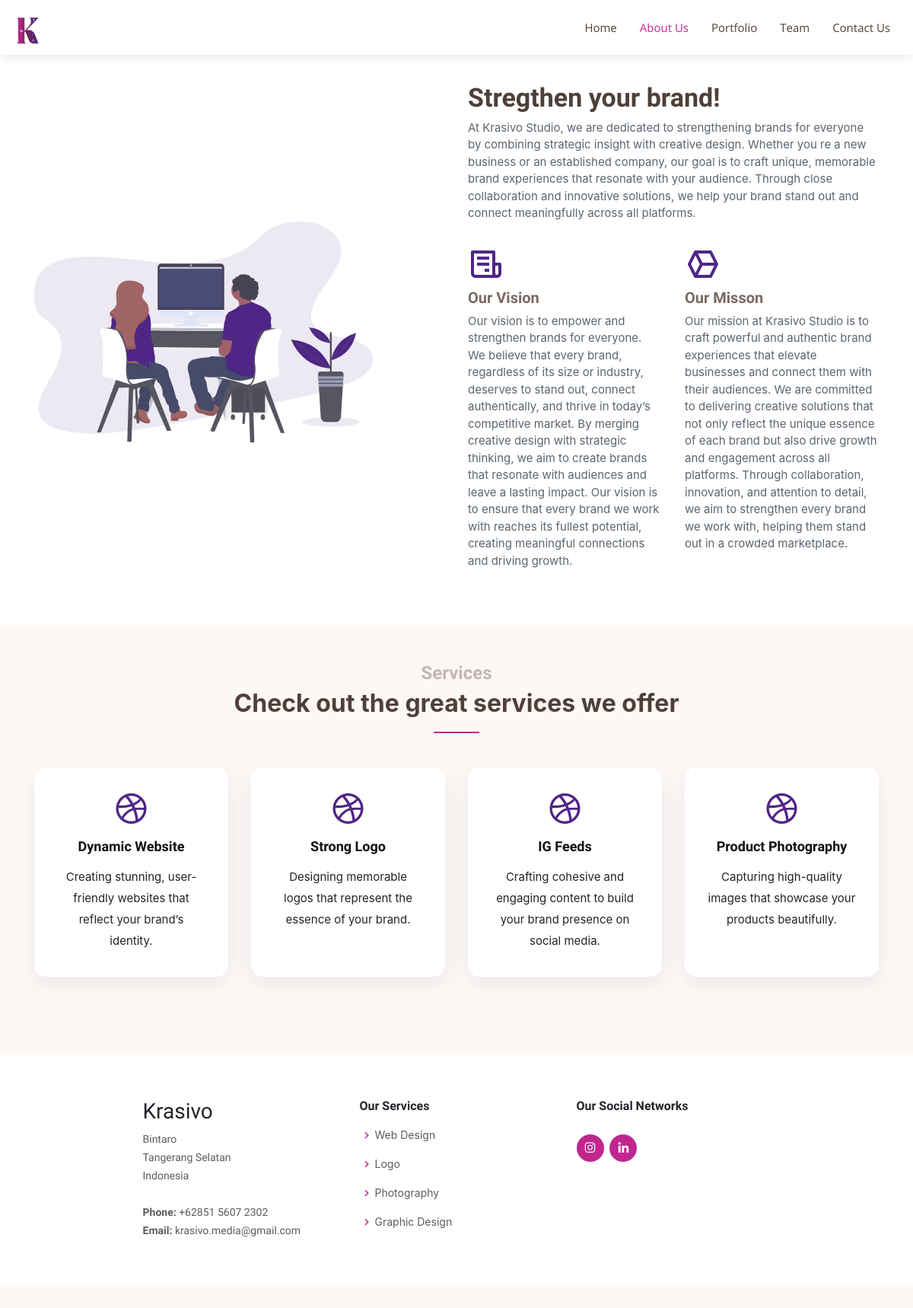
Page /about.php on the committed database.
### tables this page shows
CREATE TABLE IF NOT EXISTS `about` (
  `image` varchar(50) DEFAULT NULL,
  `headline` char(100) DEFAULT NULL,
  `desc` longtext
);

CREATE TABLE IF NOT EXISTS `aboutdesc` (
  `icon` varchar(50) DEFAULT NULL,
  `head` varchar(50) DEFAULT NULL,
  `desc` longtext
);

CREATE TABLE IF NOT EXISTS `services` (
  `icon` varchar(50) DEFAULT NULL,
  `head` varchar(100) DEFAULT NULL,
  `desc` longtext
);

### about.php (the view, shortened to what this page needs)
<?php
include "conn.php";
?>
<!DOCTYPE html>
<html lang="en">
<?php
include "head.php";
?>
<body>
    <?php include 'navbar.php'; ?>
    <?php
        $strSQL = "SELECT * FROM about";
        $strSQL2 = "SELECT * FROM aboutdesc";
        $strSQL3 = "SELECT * FROM services";
        $execStrSQL = mysqli_query($conn, $strSQL);
        $execStrSQL2 = mysqli_query($conn, $strSQL2);
        $execStrSQL3 = mysqli_query($conn, $strSQL3);
        $about = mysqli_fetch_assoc($execStrSQL);
    ?>
    <section id="about" class="about">
        <div class="container mt-5">
          <div class="row justify-content-between">
            <div class="col-lg-5 d-flex align-items-center justify-content-center about-img">
              <img src="<?= $about["image"] ?>" class="img-fluid" alt="" data-aos="zoom-in">
            </div>
            <div class="col-lg-6 pt-5 pt-lg-0">
              <h3 data-aos="fade-up"><?= $about["headline"] ?></h3>
              <p data-aos="fade-up" data-aos-delay="100">
              <?= $about["desc"] ?>
              </p>
              <div class="row">
              <?php  while($aboutdesc = mysqli_fetch_assoc($execStrSQL2)){?>
                <div class="col-md-6" data-aos="fade-up" data-aos-delay="100">
                  <i class="<?= $aboutdesc["icon"]?>"></i>
                  <h4><?= $aboutdesc["head"]?></h4>
                  <p><?= $aboutdesc["desc"]?></p>
                </div>
                <?php }?>
              </div>
            </div>
          </div>
        </div>
      </section>
            <section id="services" class="services section-bg">
                <div class="container">
                  <div class="section-title" data-aos="fade-up">
                    <h2>Services</h2>
                    <p>Check out the great services we offer</p>
                  </div>
                  <div class="row justify-content-center">
                    <?php while($services = mysqli_fetch_assoc($execStrSQL3)){?>
                    <div class="col-md-6 col-lg-3 d-flex align-items-stretch" data-aos="zoom-in" data-aos-delay="100">
                      <div class="icon-box">
                        <div class="icon"><i class="<?= $services["icon"] ?>"></i></div>
                        <h4 class="title"><a href=""><?= $services["head"] ?></a></h4>
                        <p class="description"><?= $services["desc"] ?></p>
                      </div>
                    </div>
                    <?php } ?>
                  </div>
                </div>
              </section>
              <?php include 'footer.php'; ?>
</body>
</html>

### head.php (shortened to what this page needs)
<head>
  <link href="assets/vendor/bootstrap/css/bootstrap.min.css" rel="stylesheet">
  <link href="assets/vendor/icofont/icofont.min.css" rel="stylesheet">
  <link href="assets/vendor/boxicons/css/boxicons.min.css" rel="stylesheet">
  <link href="assets/vendor/venobox/venobox.css" rel="stylesheet">
  <link href="assets/vendor/owl.carousel/assets/owl.carousel.min.css" rel="stylesheet">
  <link href="assets/vendor/aos/aos.css" rel="stylesheet">
  <link href="assets/css/style.css" rel="stylesheet">
</head>

### navbar.php
<?php
$current_page = basename($_SERVER['PHP_SELF']);
?>
<header id="header" class="fixed-top">
    <div class="container-fluid d-flex">
      <div class="logo mr-auto">
        <a href="index.html"><img src="assets/img/favicon.png" alt="" class="img-fluid"></a>
      </div>
      <nav class="nav-menu d-none d-lg-block">
        <ul>
          <li class="<?php if($current_page == 'home.php') echo 'active'; ?>"><a href="index.php">Home</a></li>
          <li class="<?php if($current_page == 'about.php') echo 'active'; ?>"><a href="about.php">About Us</a></li>
          <li class="<?php if($current_page == 'portfolio.php') echo 'active'; ?>"><a href="portfolio.php">Portfolio</a></li>
          <li class="<?php if($current_page == 'team.php') echo 'active'; ?>"><a href="team.php">Team</a></li>
          <li class="<?php if($current_page == 'contact.php') echo 'active'; ?>"><a href="form.php">Contact Us</a></li>
        </ul>
      </nav>
    </div>
  </header>

### footer.php
<footer id="footer">
  <div class="footer-top">
    <div class="container">
      <div class="row justify-content-center">
        <div class="col-lg-3 col-md-6 footer-contact" data-aos="fade-up" data-aos-delay="100">
          <h3>Krasivo</h3>
          <p>
            Bintaro<br>
            Tangerang Selatan<br>
            Indonesia <br><br>
            <strong>Phone:</strong> +62851 5607 2302<br>
            <strong>Email:</strong> krasivo.media@gmail.com<br>
          </p>
        </div>
        <div class="col-lg-3 col-md-6 footer-links" data-aos="fade-up" data-aos-delay="300">
          <h4>Our Services</h4>
          <ul>
            <li><i class="bx bx-chevron-right"></i><a href="portfolio.php">Web Design</a></li>
            <li><i class="bx bx-chevron-right"></i><a href="portfolio.php">Logo</a></li>
            <li><i class="bx bx-chevron-right"></i><a href="portfolio.php">Photography</a></li>
            <li><i class="bx bx-chevron-right"></i><a href="portfolio.php">Graphic Design</a></li>
          </ul>
        </div>
        <div class="col-lg-3 col-md-6 footer-links" data-aos="fade-up" data-aos-delay="400">
          <h4>Our Social Networks</h4>
          <div class="social-links mt-3">
            <a href="https://www.instagram.com/krasivostudio_/" class="instagram"><i class="bx bxl-instagram"></i></a>
            <a class="linkedin"  aria-disabled="true" style="cursor: not-allowed; background-color:;"><i class="bx bxl-linkedin"></i></a>
          </div>
        </div>
      </div>
    </div>
  </div>
</footer>

### assets/css/style.css (style rules this page uses)
a { color: #007bff; }
h1, h2, h3, h4, h5, h6, .font-primary { font-family: "Raleway", sans-serif; }
#header { height: 72px; transition: all 0.5s; z-index: 997; transition: all 0.5s; padding: 15px 0; background: #fff; box-shadow: 0px 2px 15px rgba(0, 0, 0, 0.1); }
#header .logo img { padding: 0; margin: 0; height: 50px; width: auto; max-height:100px; }
.nav-menu, .nav-menu * { margin: 0; padding: 0; list-style: none; }
.nav-menu > ul > li { position: relative; white-space: nowrap; float: left; }
.nav-menu a { display: block; position: relative; color: #4e4039; padding: 10px 15px; transition: 0.3s; font-size: 15px; font-family: "Open Sans", sans-serif; }
.nav-menu a:hover, .nav-menu .active > a, .nav-menu li:hover > a { color: #bf278e; text-decoration: none; }
.mobile-nav { position: fixed; top: 0; bottom: 0; z-index: 9999; overflow-y: auto; left: -260px; width: 260px; padding-top: 18px; background: #4f2686; transition: 0.4s; }
.mobile-nav * { margin: 0; padding: 0; list-style: none; }
.mobile-nav a { display: block; position: relative; color: #f9d1c0; padding: 10px 20px; font-weight: 500; transition: 0.3s; }
.mobile-nav a:hover, .mobile-nav .active > a, .mobile-nav li:hover > a { color: #f39e7a; text-decoration: none; }
section { padding: 60px 0; }
.section-bg { background-color: #fef8f5; }
.section-title { text-align: center; padding-bottom: 30px; }
.section-title h2 { font-size: 24px; font-weight: 700; padding-bottom: 0; line-height: 1px; margin-bottom: 15px; color: #c2b7b1; }
.section-title p { padding-bottom: 15px; margin-bottom: 15px; position: relative; font-size: 32px; font-weight: 700; color: #4e4039; }
.section-title p::after { content: ''; position: absolute; display: block; width: 60px; height: 2px; background: #bf278e; bottom: 0; left: calc(50% - 30px); }
.about h3 { font-weight: 700; font-size: 34px; color: #4e4039; }
.about h4 { font-size: 20px; font-weight: 700; margin-top: 5px; color: #7a6960; }
.about i { font-size: 48px; margin-top: 15px; color: #4f2686; }
.about p { font-size: 15px; color: #5a6570; }
.services .icon-box { padding: 30px; position: relative; overflow: hidden; margin: 0 0 40px 0; background: #fff; box-shadow: 0 10px 29px 0 rgba(68, 88, 144, 0.1); transition: all 0.3s ease-in-out; border-radius: 15px; text-align: center; border-bottom: 3px solid #fff; }
.services .icon i { font-size: 48px; line-height: 1; margin-bottom: 15px; color: #4f2686; }
.services .title { font-weight: 700; margin-bottom: 15px; font-size: 18px; }
.services .title a { color: #111; }
.services .description { font-size: 15px; line-height: 28px; margin-bottom: 0; }
#footer { background: #fff; padding: 0 0 30px 0; color: #212529; font-size: 14px; background: #fef8f5; }
#footer .footer-top { padding: 60px 0 30px 0; background: #fff; }
#footer .footer-top .footer-contact { margin-bottom: 30px; }
#footer .footer-top .footer-contact p { font-size: 14px; line-height: 24px; margin-bottom: 0; font-family: "Raleway", sans-serif; color: #5c5c5c; }
#footer .footer-top h4 { font-size: 16px; font-weight: bold; color: #212529; position: relative; padding-bottom: 12px; }
#footer .footer-top .footer-links { margin-bottom: 30px; }
#footer .footer-top .footer-links ul { list-style: none; padding: 0; margin: 0; }
#footer .footer-top .footer-links ul i { padding-right: 2px; color: #bf278e; font-size: 18px; line-height: 1; }
#footer .footer-top .footer-links ul li { padding: 10px 0; display: flex; align-items: center; }
#footer .footer-top .footer-links ul li:first-child { padding-top: 0; }
#footer .footer-top .footer-links ul a { color: #5c5c5c; transition: 0.3s; display: inline-block; line-height: 1; }
#footer .footer-top .social-links a { font-size: 18px; display: inline-block; background: #bf278e; color: #fff; line-height: 1; padding: 8px 0; margin-right: 4px; border-radius: 50%; text-align: center; width: 36px; height: 36px; transition: 0.3s; }

### rows in the picture
about: image (picture), headline "Stregthen your brand!", desc "At Krasivo Studio, we are dedicated to strengthening brands for everyone by combining strategic insight with creative design. Whether you re a new business or an established company, our goal is to craft unique, memorable brand experiences that resonate with your audience. Through close collaboration and innovative solutions, we help your brand stand out and connect meaningfully across all platforms."
aboutdesc: head "Our Vision", desc "Our vision is to empower and strengthen brands for everyone. We believe that every brand, regardless of its size or industry, deserves to stand out, connect authentically, and thrive in today’s competitive market. By merging creative design with strategic thinking, we aim to create brands that resonate with audiences and leave a lasting impact. Our vision is to ensure that every brand we work with reaches its fullest potential, creating meaningful connections and driving growth."
aboutdesc: head "Our Misson", desc "Our mission at Krasivo Studio is to craft powerful and authentic brand experiences that elevate businesses and connect them with their audiences. We are committed to delivering creative solutions that not only reflect the unique essence of each brand but also drive growth and engagement across all platforms. Through collaboration, innovation, and attention to detail, we aim to strengthen every brand we work with, helping them stand out in a crowded marketplace."
services: head "Dynamic Website", desc "Creating stunning, user-friendly websites that reflect your brand’s identity."
services: head "Strong Logo", desc "Designing memorable logos that represent the essence of your brand."
services: head "IG Feeds", desc "Crafting cohesive and engaging content to build your brand presence on social media."
services: head "Product Photography", desc "Capturing high-quality images that showcase your products beautifully."
